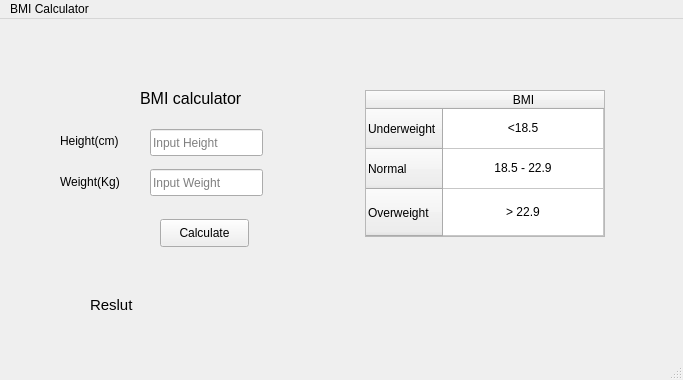
<?xml version="1.0" encoding="UTF-8"?>
<ui version="4.0">
 <class>MainWindow</class>
 <widget class="QMainWindow" name="MainWindow">
  <property name="geometry">
   <rect>
    <x>0</x>
    <y>0</y>
    <width>683</width>
    <height>380</height>
   </rect>
  </property>
  <property name="windowTitle">
   <string>MainWindow</string>
  </property>
  <widget class="QWidget" name="centralwidget">
   <widget class="QLabel" name="label">
    <property name="geometry">
     <rect>
      <x>60</x>
      <y>112</y>
      <width>81</width>
      <height>19</height>
     </rect>
    </property>
    <property name="text">
     <string>Height(cm)</string>
    </property>
   </widget>
   <widget class="QLabel" name="label_2">
    <property name="geometry">
     <rect>
      <x>60</x>
      <y>153</y>
      <width>81</width>
      <height>19</height>
     </rect>
    </property>
    <property name="text">
     <string>Weight(Kg)</string>
    </property>
   </widget>
   <widget class="QPushButton" name="btmCalculate">
    <property name="geometry">
     <rect>
      <x>160</x>
      <y>200</y>
      <width>89</width>
      <height>28</height>
     </rect>
    </property>
    <property name="text">
     <string>Calculate</string>
    </property>
   </widget>
   <widget class="QLabel" name="label_3">
    <property name="geometry">
     <rect>
      <x>140</x>
      <y>70</y>
      <width>141</width>
      <height>19</height>
     </rect>
    </property>
    <property name="font">
     <font>
      <pointsize>12</pointsize>
     </font>
    </property>
    <property name="text">
     <string>BMI calculator</string>
    </property>
   </widget>
   <widget class="QLabel" name="labelResult">
    <property name="geometry">
     <rect>
      <x>90</x>
      <y>250</y>
      <width>161</width>
      <height>71</height>
     </rect>
    </property>
    <property name="font">
     <font>
      <pointsize>11</pointsize>
     </font>
    </property>
    <property name="text">
     <string>Reslut</string>
    </property>
   </widget>
   <widget class="QTableWidget" name="tableWidget">
    <property name="geometry">
     <rect>
      <x>365</x>
      <y>71</y>
      <width>240</width>
      <height>147</height>
     </rect>
    </property>
    <property name="autoScroll">
     <bool>true</bool>
    </property>
    <property name="tabKeyNavigation">
     <bool>true</bool>
    </property>
    <property name="showDropIndicator" stdset="0">
     <bool>true</bool>
    </property>
    <property name="dragEnabled">
     <bool>false</bool>
    </property>
    <property name="dragDropOverwriteMode">
     <bool>true</bool>
    </property>
    <property name="alternatingRowColors">
     <bool>false</bool>
    </property>
    <property name="showGrid">
     <bool>true</bool>
    </property>
    <property name="wordWrap">
     <bool>true</bool>
    </property>
    <property name="cornerButtonEnabled">
     <bool>true</bool>
    </property>
    <attribute name="horizontalHeaderHighlightSections">
     <bool>true</bool>
    </attribute>
    <attribute name="horizontalHeaderStretchLastSection">
     <bool>true</bool>
    </attribute>
    <attribute name="verticalHeaderVisible">
     <bool>true</bool>
    </attribute>
    <attribute name="verticalHeaderCascadingSectionResizes">
     <bool>false</bool>
    </attribute>
    <attribute name="verticalHeaderDefaultSectionSize">
     <number>40</number>
    </attribute>
    <attribute name="verticalHeaderHighlightSections">
     <bool>true</bool>
    </attribute>
    <attribute name="verticalHeaderStretchLastSection">
     <bool>true</bool>
    </attribute>
    <row>
     <property name="text">
      <string>Underweight</string>
     </property>
    </row>
    <row>
     <property name="text">
      <string>Normal</string>
     </property>
    </row>
    <row>
     <property name="text">
      <string>Overweight</string>
     </property>
    </row>
    <column>
     <property name="text">
      <string>BMI</string>
     </property>
    </column>
    <item row="0" column="0">
     <property name="text">
      <string>&lt;18.5</string>
     </property>
     <property name="textAlignment">
      <set>AlignCenter</set>
     </property>
    </item>
    <item row="1" column="0">
     <property name="text">
      <string>18.5 - 22.9</string>
     </property>
     <property name="textAlignment">
      <set>AlignCenter</set>
     </property>
    </item>
    <item row="2" column="0">
     <property name="text">
      <string>&gt; 22.9</string>
     </property>
     <property name="textAlignment">
      <set>AlignCenter</set>
     </property>
    </item>
   </widget>
   <widget class="QLineEdit" name="lineEdit_height">
    <property name="geometry">
     <rect>
      <x>150</x>
      <y>110</y>
      <width>113</width>
      <height>27</height>
     </rect>
    </property>
    <property name="placeholderText">
     <string>Input Height</string>
    </property>
   </widget>
   <widget class="QLineEdit" name="lineEdit_Weight">
    <property name="geometry">
     <rect>
      <x>150</x>
      <y>150</y>
      <width>113</width>
      <height>27</height>
     </rect>
    </property>
    <property name="placeholderText">
     <string>Input Weight</string>
    </property>
   </widget>
  </widget>
  <widget class="QMenuBar" name="menubar">
   <property name="geometry">
    <rect>
     <x>0</x>
     <y>0</y>
     <width>683</width>
     <height>24</height>
    </rect>
   </property>
   <widget class="QMenu" name="menuHello_World">
    <property name="title">
     <string>BMI Calculator</string>
    </property>
   </widget>
   <addaction name="menuHello_World"/>
  </widget>
  <widget class="QStatusBar" name="statusbar"/>
 </widget>
 <resources/>
 <connections/>
</ui>
